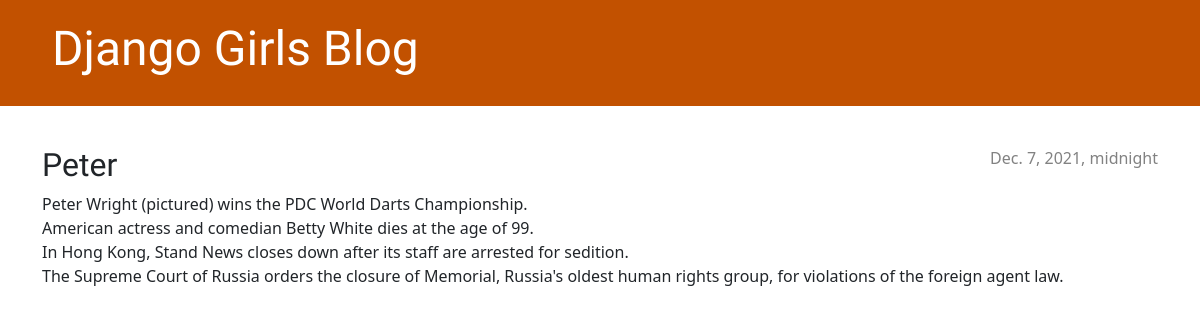
The app's page /post/2/ with its own data.
### blog/models.py (models this page shows, shortened)
class Post(models.Model):
    author = models.ForeignKey(settings.AUTH_USER_MODEL, on_delete=models.CASCADE)
    title = models.CharField(max_length=200)
    text = models.TextField()
    created_date = models.DateTimeField(default=timezone.now)
    published_date = models.DateTimeField(blank=True, null=True)

### blog/views.py (the view)
# urls.py: path('post/<int:pk>/', views.post_detail, name='post_detail'),
def post_detail(request, pk):
    post = get_object_or_404(Post, pk=pk)
    return render(request, 'blog/post_detail.html', {'post': post})

### blog/templates/blog/post_detail.html (shortened to what this page needs)
{% extends 'blog/base.html' %}
{% block content %}
<article class="post">
    {% if post.published_date %}
    <time class="date">
        {{ post.published_date }}
    </time>
    {% endif %}
    <h2>{{ post.title }}</h2>
    <p>{{ post.text|linebreaksbr }}</p>
</article>
{% endblock %}

### blog/static/css/blog.css (style rules this page uses)
h1, h2, h3, h4 { font-family: 'Lobster', cursive; }
.date { color: #828282; }
.post { margin-bottom: 70px; }
.post > .date, .post > .actions { float: right; }

### records on screen
Post: published_date "Dec. 7, 2021, midnight", title "Peter", text "Peter Wright (pictured) wins the PDC World Darts Championship. American actress and comedian Betty White dies at the age of 99. In Hong Kong, Stand News closes down after its staff are arrested for sedition. The Supreme Court of Russia orders the closure of Memorial, Russia's oldest human rights group, for violations of the foreign agent law."
